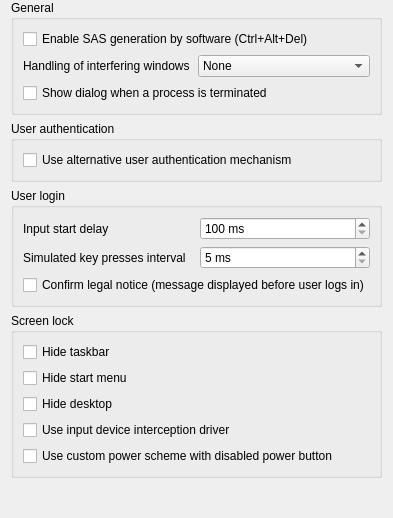
<?xml version="1.0" encoding="UTF-8"?>
<ui version="4.0">
 <class>WindowsPlatformConfigurationPage</class>
 <widget class="QWidget" name="WindowsPlatformConfigurationPage">
  <property name="windowTitle">
   <string>Windows</string>
  </property>
  <property name="windowIcon">
   <iconset resource="windows.qrc">
    <normaloff>:/windows/windows-logo.png</normaloff>:/windows/windows-logo.png</iconset>
  </property>
  <layout class="QVBoxLayout" name="verticalLayout_2">
   <property name="topMargin">
    <number>0</number>
   </property>
   <property name="bottomMargin">
    <number>0</number>
   </property>
   <item>
    <widget class="QGroupBox" name="groupBox_2">
     <property name="title">
      <string>General</string>
     </property>
     <layout class="QVBoxLayout" name="verticalLayout">
      <item>
       <widget class="QCheckBox" name="isSoftwareSASEnabled">
        <property name="text">
         <string>Enable SAS generation by software (Ctrl+Alt+Del)</string>
        </property>
       </widget>
      </item>
      <item>
       <layout class="QHBoxLayout" name="horizontalLayout">
        <item>
         <widget class="QLabel" name="interferingWindowsHandlingLabel">
          <property name="text">
           <string>Handling of interfering windows</string>
          </property>
         </widget>
        </item>
        <item>
         <widget class="QComboBox" name="interferingWindowsHandling">
          <item>
           <property name="text">
            <string>None</string>
           </property>
          </item>
          <item>
           <property name="text">
            <string>Terminate related process</string>
           </property>
          </item>
          <item>
           <property name="text">
            <string>Close session</string>
           </property>
          </item>
         </widget>
        </item>
       </layout>
      </item>
      <item>
       <widget class="QCheckBox" name="showTerminateProcessDialog">
        <property name="text">
         <string>Show dialog when a process is terminated</string>
        </property>
       </widget>
      </item>
     </layout>
    </widget>
   </item>
   <item>
    <widget class="QGroupBox" name="groupBox_3">
     <property name="title">
      <string>User authentication</string>
     </property>
     <layout class="QVBoxLayout" name="verticalLayout_4">
      <item>
       <widget class="QCheckBox" name="disableSSPIBasedUserAuthentication">
        <property name="text">
         <string>Use alternative user authentication mechanism</string>
        </property>
       </widget>
      </item>
     </layout>
    </widget>
   </item>
   <item>
    <widget class="QGroupBox" name="groupBox_4">
     <property name="title">
      <string>User login</string>
     </property>
     <layout class="QGridLayout" name="gridLayout">
      <item row="1" column="1">
       <widget class="QSpinBox" name="logonKeyPressInterval">
        <property name="suffix">
         <string notr="true"> ms</string>
        </property>
        <property name="minimum">
         <number>5</number>
        </property>
        <property name="maximum">
         <number>100</number>
        </property>
        <property name="singleStep">
         <number>5</number>
        </property>
       </widget>
      </item>
      <item row="0" column="1">
       <widget class="QSpinBox" name="logonInputStartDelay">
        <property name="suffix">
         <string notr="true"> ms</string>
        </property>
        <property name="minimum">
         <number>100</number>
        </property>
        <property name="maximum">
         <number>5000</number>
        </property>
        <property name="singleStep">
         <number>100</number>
        </property>
       </widget>
      </item>
      <item row="0" column="0">
       <widget class="QLabel" name="label">
        <property name="text">
         <string>Input start delay</string>
        </property>
       </widget>
      </item>
      <item row="1" column="0">
       <widget class="QLabel" name="label_2">
        <property name="text">
         <string>Simulated key presses interval</string>
        </property>
       </widget>
      </item>
      <item row="2" column="0" colspan="2">
       <widget class="QCheckBox" name="logonConfirmLegalNotice">
        <property name="text">
         <string>Confirm legal notice (message displayed before user logs in)</string>
        </property>
       </widget>
      </item>
     </layout>
    </widget>
   </item>
   <item>
    <widget class="QGroupBox" name="groupBox">
     <property name="title">
      <string>Screen lock</string>
     </property>
     <layout class="QVBoxLayout" name="verticalLayout_3">
      <item>
       <widget class="QCheckBox" name="hideTaskbarForScreenLock">
        <property name="text">
         <string>Hide taskbar</string>
        </property>
       </widget>
      </item>
      <item>
       <widget class="QCheckBox" name="hideStartMenuForScreenLock">
        <property name="text">
         <string>Hide start menu</string>
        </property>
       </widget>
      </item>
      <item>
       <widget class="QCheckBox" name="hideDesktopForScreenLock">
        <property name="text">
         <string>Hide desktop</string>
        </property>
       </widget>
      </item>
      <item>
       <widget class="QCheckBox" name="useInterceptionDriver">
        <property name="text">
         <string>Use input device interception driver</string>
        </property>
       </widget>
      </item>
      <item>
       <widget class="QCheckBox" name="useCustomPowerSchemeForScreenLock">
        <property name="text">
         <string>Use custom power scheme with disabled power button</string>
        </property>
       </widget>
      </item>
     </layout>
    </widget>
   </item>
   <item>
    <spacer name="verticalSpacer">
     <property name="orientation">
      <enum>Qt::Orientation::Vertical</enum>
     </property>
     <property name="sizeHint" stdset="0">
      <size>
       <width>20</width>
       <height>40</height>
      </size>
     </property>
    </spacer>
   </item>
  </layout>
 </widget>
 <tabstops>
  <tabstop>isSoftwareSASEnabled</tabstop>
  <tabstop>interferingWindowsHandling</tabstop>
  <tabstop>disableSSPIBasedUserAuthentication</tabstop>
  <tabstop>logonInputStartDelay</tabstop>
  <tabstop>logonKeyPressInterval</tabstop>
  <tabstop>logonConfirmLegalNotice</tabstop>
  <tabstop>hideTaskbarForScreenLock</tabstop>
  <tabstop>hideStartMenuForScreenLock</tabstop>
  <tabstop>hideDesktopForScreenLock</tabstop>
  <tabstop>useInterceptionDriver</tabstop>
  <tabstop>useCustomPowerSchemeForScreenLock</tabstop>
 </tabstops>
 <resources>
  <include location="windows.qrc"/>
 </resources>
 <connections/>
 <slots>
  <slot>updateVncServerPluginConfigurationWidget()</slot>
  <slot>startWindowsPlatform()</slot>
  <slot>stopWindowsPlatform()</slot>
 </slots>
</ui>
